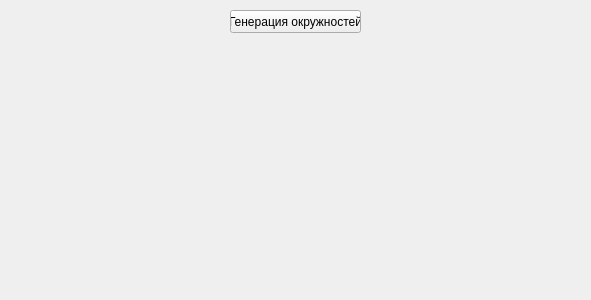
<?xml version="1.0" encoding="UTF-8"?>
<ui version="4.0">
 <class>Form</class>
 <widget class="QWidget" name="Form">
  <property name="geometry">
   <rect>
    <x>0</x>
    <y>0</y>
    <width>591</width>
    <height>300</height>
   </rect>
  </property>
  <property name="windowTitle">
   <string>Желтые окружности</string>
  </property>
  <widget class="QPushButton" name="generateButton">
   <property name="geometry">
    <rect>
     <x>230</x>
     <y>10</y>
     <width>131</width>
     <height>23</height>
    </rect>
   </property>
   <property name="text">
    <string>Генерация окружностей</string>
   </property>
  </widget>
 </widget>
 <resources/>
 <connections/>
</ui>
